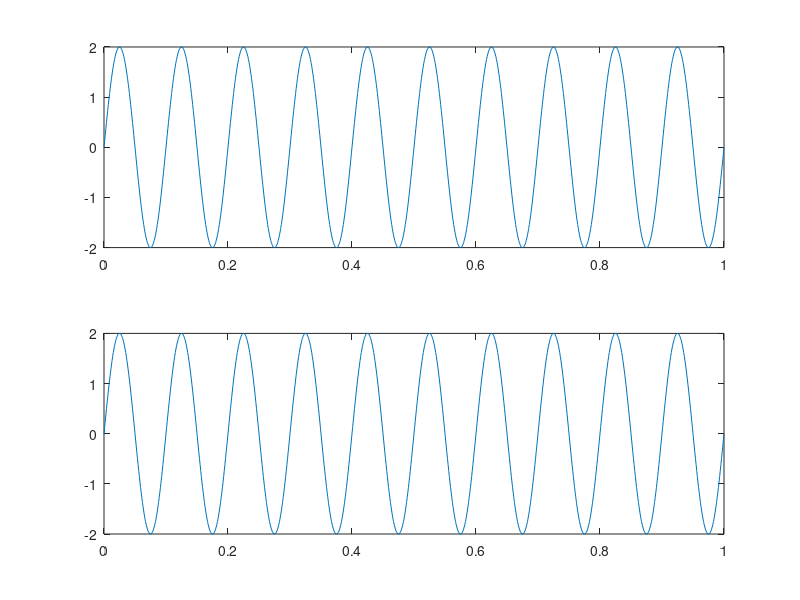

The MATLAB script that drew this image:
% incarca valorile pentru timp si valorile inregistrate ale semnalului la aceste momente: 
% t si x; perioada de esantionare va fi egala cu diferenta dintre 2 valori consecutive din vectorul t
load Semnal1.mat
subplot(2,1,1)
plot(t,x)

% incarca valorile pentru perioada de esantionare si valorile inregistrate ale semnalului
load Semnal2.mat
% se obtin momentele de timp cunoscand perioada de esantionare
t = 0:Te:1;
subplot(2,1,2);
plot(t,x);
